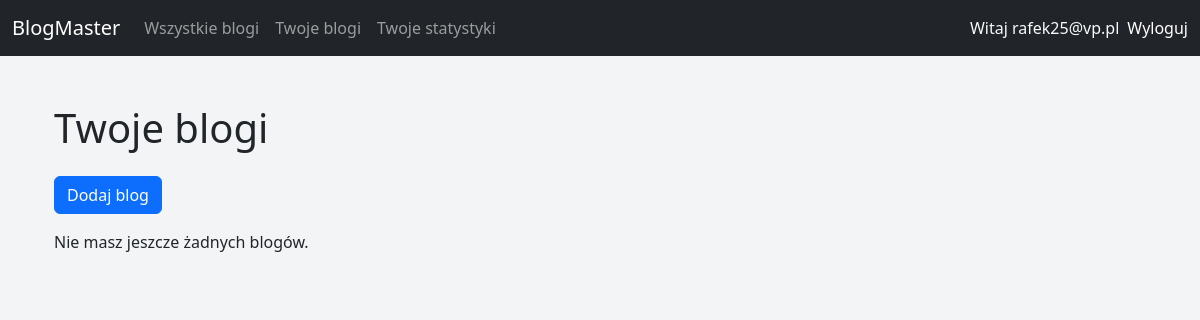
Page /blogs/user/ (signed in) on the earlier database version.
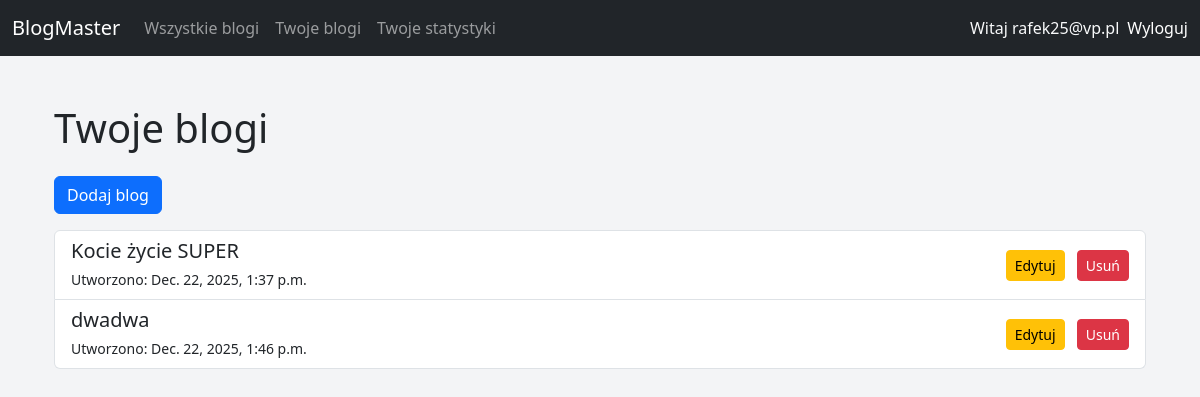
Same page on the later database version.
### blogs/models.py (models this page shows, shortened)
class Blog(models.Model):
    owner = models.ForeignKey(User, on_delete=models.CASCADE, related_name='blogs')
    title = models.CharField(max_length=200)
    description = models.TextField(blank=True)
    created_at = models.DateTimeField(auto_now_add=True)

### blogs/views.py (the view)
# urls.py: path('user/', user_blogs, name='user_blogs'),
@login_required
def user_blogs(request):
    blogs = request.user.blogs.all()  # używamy related_name='blogs' z modelu Blog
    return render(request, 'blogs/user_blogs.html', {'blogs': blogs})

### blogs/templates/blogs/user_blogs.html (shortened to what this page needs)
{% extends 'base.html' %}
{% block content %}
<div class="container mt-4">
    <h1 class="mb-4">Twoje blogi</h1>
    <a class="btn btn-primary mb-3" href="{% url 'blog_create' %}">Dodaj blog</a>
    {% if blogs %}
        <div class="list-group">
            {% for blog in blogs %}
                <div class="list-group-item list-group-item-action d-flex justify-content-between align-items-center flex-wrap">
                    <div>
                        <a href="{% url 'blog_detail' blog.id %}" class="text-decoration-none text-dark">
                            <h5 class="mb-1">{{ blog.title }}</h5>
                            <small>Utworzono: {{ blog.created_at }}</small>
                        </a>
                    </div>
                    <div class="mt-2 mt-md-0">
                        <a href="{% url 'blog_edit' blog.pk %}" class="btn btn-sm btn-warning me-2">Edytuj</a>
                        <a href="{% url 'blog_delete' blog.pk %}" class="btn btn-sm btn-danger">Usuń</a>
                    </div>
                </div>
            {% endfor %}
        </div>
    {% else %}
        <p>Nie masz jeszcze żadnych blogów.</p>
    {% endif %}
</div>
{% endblock %}

Differences in the rows shown:
added Blog: title "Kocie życie SUPER", created_at "Dec. 22, 2025, 1:37 p.m."
added Blog: title "dwadwa", created_at "Dec. 22, 2025, 1:46 p.m."
Other differences:
text no longer shown: "Nie masz jeszcze żadnych blogów."
